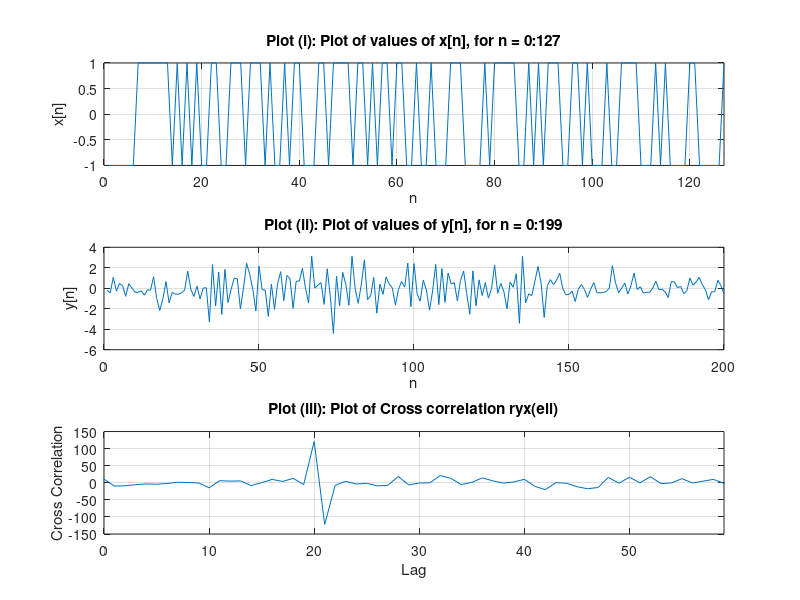

This chart was generated by the following MATLAB code:
%-----------------------------%
%         Sean Hwang          %
% ECE 538 - MATLAB Homework 1 %
%     Source Code File        %
%-----------------------------%

% Parameters to be changed 

a2 = -1; 
D2 = 21; 

v = randn(1,200) * 0.7; %variance == std.div, since 1. 

% Generating sequence for M=127 using given M=15 file
register=[1 0 0 0 0 0 0];
for ri=1:127,
m127(ri)=register(1,7);
register(2:7)=register(1:6);
register(1,1)=rem((register(1,1)+m127(1,ri)),2);
end
m127=2*m127-1; 

x = [m127 zeros(1, 200-127)];
x20 = [zeros(1,20) m127 zeros(1, 200-127-20)]; 
%x[n-20] 
xD2 = [zeros(1,D2) m127 zeros(1, 200-127-D2)];  
%x[n-D] 

% Parameters not to be changed 

n = 0:199; 

y = x20 + a2*xD2 + v; %y[n] = x[n-20] + a2x[n-D2] + v[n]  

ryx = conv(y,x(end:-1:1)); 
[a,bound] = xcorr(y,x); 

%Plot generation 

%Plot i
subplot(3,1,1); 
plot (m127); 
xlim([0 127]); 
grid on; 
xlabel('n'); 
ylabel('x[n]'); 
title('Plot (i): Plot of values of x[n], for n = 0:127'); 
 
%Plot ii 
subplot(3,1,2); 
plot (y); 
grid on; 
xlabel('n'); 
ylabel('y[n]');
title('Plot (ii): Plot of values of y[n], for n = 0:199'); 

%plot iii 
subplot(3,1,3); 
plot (bound,ryx); 
xlim([0 59]);
grid on; 
xlabel ('Lag'); 
ylabel ('Cross Correlation'); 
title ('Plot (iii): Plot of Cross correlation ryx(ell)'); 



